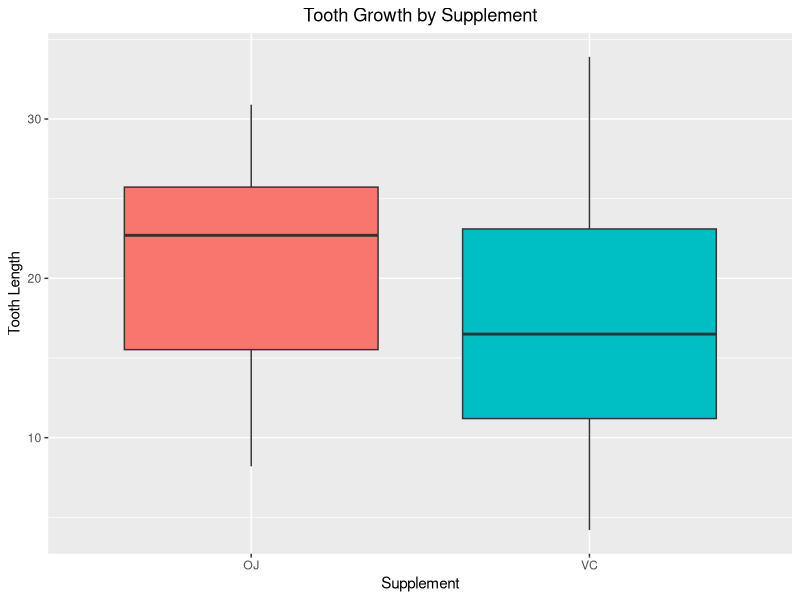
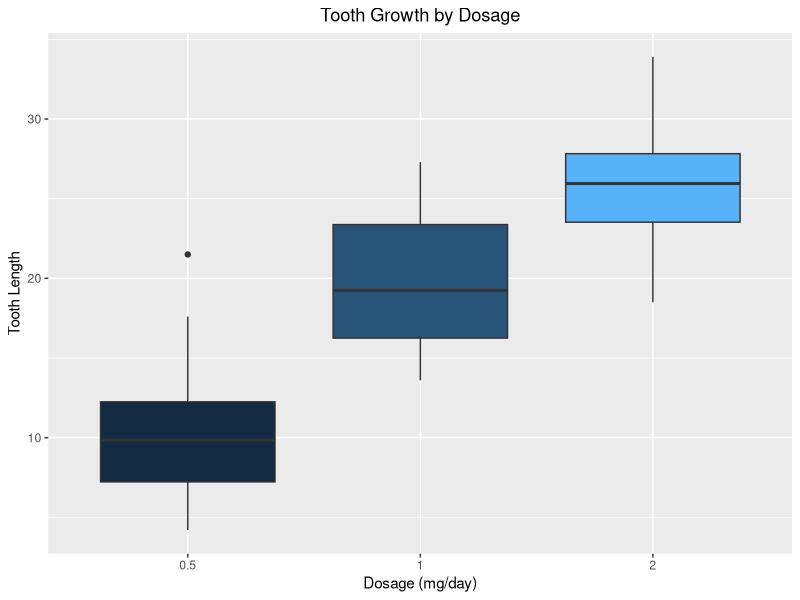
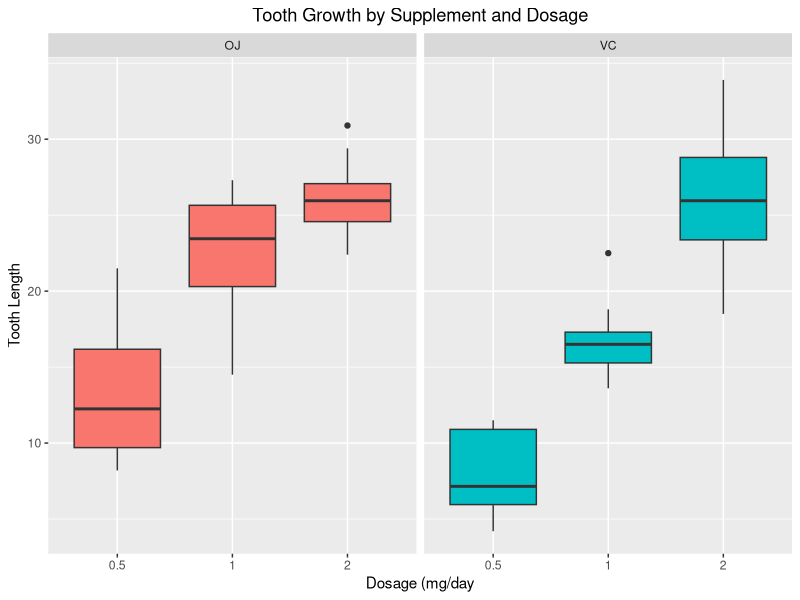

Generate these figures, in order, with R:
## ---- chunk 1
library(datasets)
data("ToothGrowth")
str(ToothGrowth)
head(ToothGrowth)
summary(ToothGrowth)
## ---- chunk 2
library(ggplot2)
ggplot(data = ToothGrowth, aes(supp, len)) + geom_boxplot(aes(fill = supp), show.legend = FALSE) + labs(title = "Tooth Growth by Supplement", x = "Supplement", y = "Tooth Length") + theme(plot.title = element_text(hjust = 0.5))
ggplot(data = ToothGrowth, aes(factor(dose), len)) + geom_boxplot(aes(fill = dose), show.legend = FALSE) + labs(title = "Tooth Growth by Dosage", x = "Dosage (mg/day)", y = "Tooth Length") + theme(plot.title = element_text(hjust = 0.5))
ggplot(data = ToothGrowth, aes(factor(dose), len)) + facet_grid(.~supp) + geom_boxplot(aes(fill = supp), show.legend = FALSE) + labs(title = "Tooth Growth by Supplement and Dosage", x = "Dosage (mg/day", y = "Tooth Length") + theme(plot.title = element_text(hjust = 0.5))
## ---- chunk 3
t.test(len~supp, data = ToothGrowth)
## ---- chunk 4
t.test(len~dose, data = subset(ToothGrowth, dose == c(0.5, 1)))
t.test(len~dose, data = subset(ToothGrowth, dose == c(0.5, 2)))
t.test(len~dose, data = subset(ToothGrowth, dose == c(1, 2)))
